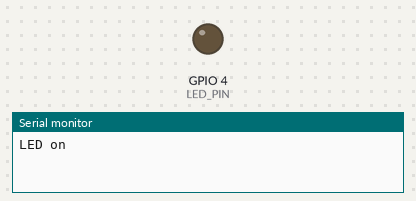
Bench run of a sketch on a simulated ESP32. Parts: output pins drawn as LEDs (lit = HIGH), the last lines printed to the serial monitor.

Above: at 1.0 s.
At 3.0 s:
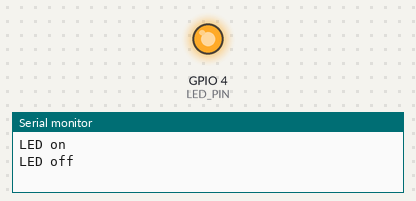
Timing chart, 0 to 5.2 s (numbered marks = the images above):
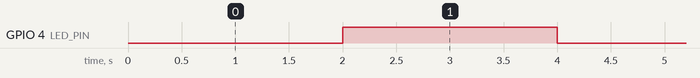

Measured:
- by itself, GPIO 4 (LED_PIN): alternates HIGH for 2.0 s and LOW for 2.0 s

The sketch:

camera_progress.ino
```cpp
#define LED_PIN 4

void setup() {
  // Initialize serial communication for debugging
  Serial.begin(115200);

  // Initialize the LED pin as an output
  pinMode(LED_PIN, OUTPUT);

  // Turn the LED off initially
  digitalWrite(LED_PIN, LOW);
}

void loop() {
  // Turn the LED on
  Serial.println("LED on");
  digitalWrite(LED_PIN, LOW);  // LOW typically turns the LED on for the ESP32-CAM
  delay(2000);                 // Keep the LED on for 2 seconds

  // Turn the LED off
  Serial.println("LED off");
  digitalWrite(LED_PIN, HIGH); // HIGH typically turns the LED off for the ESP32-CAM
  delay(2000);                 // Keep the LED off for 2 seconds
}
```
